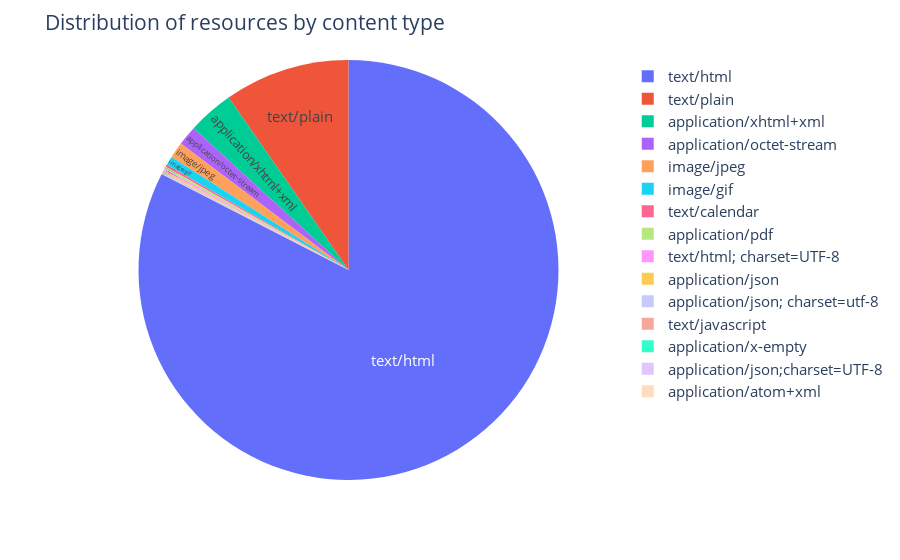

Notebook source saved alongside this figure:
### Markdown cell above
Now when we have counted the number of resources per domain, it is possible to visualise their distribution.

We will use a graphing package for python called **plotly** to generate an interactive pie chart.

### Code cell
fig = px.pie(content_type_sorted, values='count', names='content_type')
fig.update_traces(textposition='inside', textinfo='label')
fig.update_layout(title_text="Distribution of resources by content type", font_size=15)
fig.show()

### Figure 1 — Plotly figure (JSON) as saved in the notebook; plotly's stock layout.template omitted (floating-point values rounded to 4 significant figures)
{"data": [{"domain": {"x": [0, 1], "y": [0, 1]}, "hovertemplate": "content_type=%{label}<br>count=%{value}<extra></extra>", "labels": ["text/html", "text/plain", "application/xhtml+xml", "application/octet-stream", "image/jpeg", "image/gif", "text/calendar", "application/pdf", "text/html; charset=UTF-8", "application/json", "application/json; charset=utf-8", "text/javascript", "application/x-empty", "application/json;charset=UTF-8", "application/atom+xml"], "legendgroup": "", "name": "", "showlegend": true, "textinfo": "label", "textposition": "inside", "type": "pie", "values": [5642, 661, 241, 104, 84, 47, 12, 12, 11, 7, 5, 4, 2, 2, 1]}], "layout": {"font": {"size": 15}, "legend": {"tracegroupgap": 0}, "margin": {"t": 60}, "title": {"text": "Distribution of resources by content type"}}}
